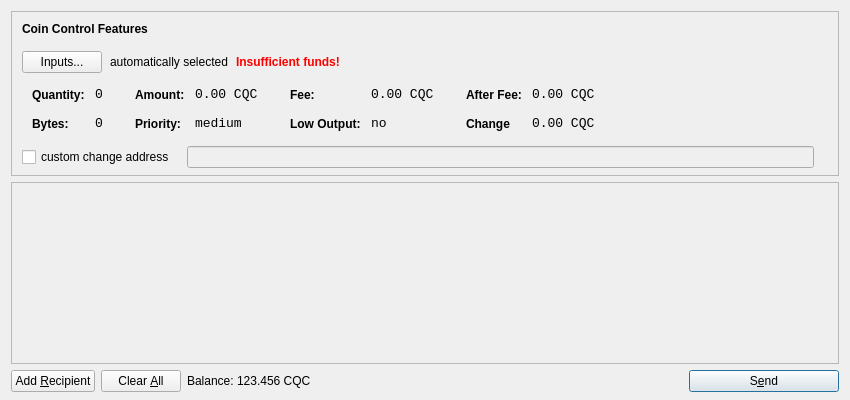
<?xml version="1.0" encoding="UTF-8"?>
<ui version="4.0">
 <class>SendCoinsDialog</class>
 <widget class="QDialog" name="SendCoinsDialog">
  <property name="geometry">
   <rect>
    <x>0</x>
    <y>0</y>
    <width>850</width>
    <height>400</height>
   </rect>
  </property>
  <property name="windowTitle">
   <string>Send Coins</string>
  </property>
  <layout class="QVBoxLayout" name="verticalLayout" stretch="0,1,0">
   <property name="bottomMargin">
    <number>8</number>
   </property>
   <item>
    <widget class="QFrame" name="frameCoinControl">
     <property name="sizePolicy">
      <sizepolicy hsizetype="Expanding" vsizetype="Expanding">
       <horstretch>0</horstretch>
       <verstretch>0</verstretch>
      </sizepolicy>
     </property>
     <property name="maximumSize">
      <size>
       <width>16777215</width>
       <height>16777215</height>
      </size>
     </property>
     <property name="frameShape">
      <enum>QFrame::StyledPanel</enum>
     </property>
     <property name="frameShadow">
      <enum>QFrame::Sunken</enum>
     </property>
     <layout class="QVBoxLayout" name="verticalLayoutCoinControl2">
      <property name="spacing">
       <number>-1</number>
      </property>
      <property name="leftMargin">
       <number>0</number>
      </property>
      <property name="topMargin">
       <number>0</number>
      </property>
      <property name="rightMargin">
       <number>0</number>
      </property>
      <property name="bottomMargin">
       <number>6</number>
      </property>
      <item>
       <layout class="QVBoxLayout" name="verticalLayoutCoinControl" stretch="0,0,0,0,1">
        <property name="spacing">
         <number>0</number>
        </property>
        <property name="leftMargin">
         <number>10</number>
        </property>
        <property name="topMargin">
         <number>10</number>
        </property>
        <item>
         <layout class="QHBoxLayout" name="horizontalLayoutCoinControl1">
          <property name="bottomMargin">
           <number>15</number>
          </property>
          <item>
           <widget class="QLabel" name="labelCoinControlFeatures">
            <property name="sizePolicy">
             <sizepolicy hsizetype="Preferred" vsizetype="Maximum">
              <horstretch>0</horstretch>
              <verstretch>0</verstretch>
             </sizepolicy>
            </property>
            <property name="font">
             <font>
              <weight>75</weight>
              <bold>true</bold>
             </font>
            </property>
            <property name="styleSheet">
             <string notr="true">font-weight:bold;</string>
            </property>
            <property name="text">
             <string>Coin Control Features</string>
            </property>
           </widget>
          </item>
         </layout>
        </item>
        <item>
         <layout class="QHBoxLayout" name="horizontalLayoutCoinControl2" stretch="0,0,0,0">
          <property name="spacing">
           <number>8</number>
          </property>
          <property name="bottomMargin">
           <number>10</number>
          </property>
          <item>
           <widget class="QPushButton" name="pushButtonCoinControl">
            <property name="styleSheet">
             <string notr="true"/>
            </property>
            <property name="text">
             <string>Inputs...</string>
            </property>
           </widget>
          </item>
          <item>
           <widget class="QLabel" name="labelCoinControlAutomaticallySelected">
            <property name="text">
             <string>automatically selected</string>
            </property>
            <property name="margin">
             <number>5</number>
            </property>
           </widget>
          </item>
          <item>
           <widget class="QLabel" name="labelCoinControlInsuffFunds">
            <property name="font">
             <font>
              <weight>75</weight>
              <bold>true</bold>
             </font>
            </property>
            <property name="styleSheet">
             <string notr="true">color:red;font-weight:bold;</string>
            </property>
            <property name="text">
             <string>Insufficient funds!</string>
            </property>
            <property name="margin">
             <number>5</number>
            </property>
           </widget>
          </item>
          <item>
           <spacer name="horizontalSpacerCoinControl">
            <property name="orientation">
             <enum>Qt::Horizontal</enum>
            </property>
            <property name="sizeHint" stdset="0">
             <size>
              <width>40</width>
              <height>1</height>
             </size>
            </property>
           </spacer>
          </item>
         </layout>
        </item>
        <item>
         <widget class="QWidget" name="widgetCoinControl" native="true">
          <property name="sizePolicy">
           <sizepolicy hsizetype="Preferred" vsizetype="Preferred">
            <horstretch>0</horstretch>
            <verstretch>0</verstretch>
           </sizepolicy>
          </property>
          <property name="minimumSize">
           <size>
            <width>0</width>
            <height>0</height>
           </size>
          </property>
          <property name="styleSheet">
           <string notr="true"/>
          </property>
          <layout class="QHBoxLayout" name="horizontalLayoutCoinControl5">
           <property name="margin">
            <number>0</number>
           </property>
           <item>
            <layout class="QHBoxLayout" name="horizontalLayoutCoinControl3" stretch="0,0,0,1">
             <property name="spacing">
              <number>20</number>
             </property>
             <property name="topMargin">
              <number>0</number>
             </property>
             <property name="bottomMargin">
              <number>10</number>
             </property>
             <item>
              <layout class="QFormLayout" name="formLayoutCoinControl1">
               <property name="horizontalSpacing">
                <number>10</number>
               </property>
               <property name="verticalSpacing">
                <number>14</number>
               </property>
               <property name="leftMargin">
                <number>10</number>
               </property>
               <property name="topMargin">
                <number>4</number>
               </property>
               <property name="rightMargin">
                <number>6</number>
               </property>
               <item row="0" column="0">
                <widget class="QLabel" name="labelCoinControlQuantityText">
                 <property name="styleSheet">
                  <string notr="true">font-weight:bold;</string>
                 </property>
                 <property name="text">
                  <string>Quantity:</string>
                 </property>
                 <property name="margin">
                  <number>0</number>
                 </property>
                </widget>
               </item>
               <item row="0" column="1">
                <widget class="QLabel" name="labelCoinControlQuantity">
                 <property name="font">
                  <font>
                   <family>Monospace</family>
                   <pointsize>10</pointsize>
                  </font>
                 </property>
                 <property name="cursor">
                  <cursorShape>IBeamCursor</cursorShape>
                 </property>
                 <property name="contextMenuPolicy">
                  <enum>Qt::ActionsContextMenu</enum>
                 </property>
                 <property name="text">
                  <string>0</string>
                 </property>
                 <property name="margin">
                  <number>0</number>
                 </property>
                 <property name="textInteractionFlags">
                  <set>Qt::LinksAccessibleByMouse|Qt::TextSelectableByKeyboard|Qt::TextSelectableByMouse</set>
                 </property>
                </widget>
               </item>
               <item row="1" column="0">
                <widget class="QLabel" name="labelCoinControlBytesText">
                 <property name="styleSheet">
                  <string notr="true">font-weight:bold;</string>
                 </property>
                 <property name="text">
                  <string>Bytes:</string>
                 </property>
                </widget>
               </item>
               <item row="1" column="1">
                <widget class="QLabel" name="labelCoinControlBytes">
                 <property name="font">
                  <font>
                   <family>Monospace</family>
                   <pointsize>10</pointsize>
                  </font>
                 </property>
                 <property name="cursor">
                  <cursorShape>IBeamCursor</cursorShape>
                 </property>
                 <property name="contextMenuPolicy">
                  <enum>Qt::ActionsContextMenu</enum>
                 </property>
                 <property name="text">
                  <string>0</string>
                 </property>
                 <property name="textInteractionFlags">
                  <set>Qt::LinksAccessibleByMouse|Qt::TextSelectableByKeyboard|Qt::TextSelectableByMouse</set>
                 </property>
                </widget>
               </item>
              </layout>
             </item>
             <item>
              <layout class="QFormLayout" name="formLayoutCoinControl2">
               <property name="horizontalSpacing">
                <number>10</number>
               </property>
               <property name="verticalSpacing">
                <number>14</number>
               </property>
               <property name="leftMargin">
                <number>6</number>
               </property>
               <property name="topMargin">
                <number>4</number>
               </property>
               <property name="rightMargin">
                <number>6</number>
               </property>
               <item row="0" column="0">
                <widget class="QLabel" name="labelCoinControlAmountText">
                 <property name="styleSheet">
                  <string notr="true">font-weight:bold;</string>
                 </property>
                 <property name="text">
                  <string>Amount:</string>
                 </property>
                 <property name="margin">
                  <number>0</number>
                 </property>
                </widget>
               </item>
               <item row="0" column="1">
                <widget class="QLabel" name="labelCoinControlAmount">
                 <property name="font">
                  <font>
                   <family>Monospace</family>
                   <pointsize>10</pointsize>
                  </font>
                 </property>
                 <property name="cursor">
                  <cursorShape>IBeamCursor</cursorShape>
                 </property>
                 <property name="contextMenuPolicy">
                  <enum>Qt::ActionsContextMenu</enum>
                 </property>
                 <property name="text">
                  <string>0.00 CQC</string>
                 </property>
                 <property name="textInteractionFlags">
                  <set>Qt::LinksAccessibleByMouse|Qt::TextSelectableByKeyboard|Qt::TextSelectableByMouse</set>
                 </property>
                </widget>
               </item>
               <item row="1" column="0">
                <widget class="QLabel" name="labelCoinControlPriorityText">
                 <property name="styleSheet">
                  <string notr="true">font-weight:bold;</string>
                 </property>
                 <property name="text">
                  <string>Priority:</string>
                 </property>
                </widget>
               </item>
               <item row="1" column="1">
                <widget class="QLabel" name="labelCoinControlPriority">
                 <property name="font">
                  <font>
                   <family>Monospace</family>
                   <pointsize>10</pointsize>
                  </font>
                 </property>
                 <property name="cursor">
                  <cursorShape>IBeamCursor</cursorShape>
                 </property>
                 <property name="contextMenuPolicy">
                  <enum>Qt::ActionsContextMenu</enum>
                 </property>
                 <property name="text">
                  <string>medium</string>
                 </property>
                 <property name="textInteractionFlags">
                  <set>Qt::LinksAccessibleByMouse|Qt::TextSelectableByKeyboard|Qt::TextSelectableByMouse</set>
                 </property>
                </widget>
               </item>
              </layout>
             </item>
             <item>
              <layout class="QFormLayout" name="formLayoutCoinControl3">
               <property name="horizontalSpacing">
                <number>10</number>
               </property>
               <property name="verticalSpacing">
                <number>14</number>
               </property>
               <property name="leftMargin">
                <number>6</number>
               </property>
               <property name="topMargin">
                <number>4</number>
               </property>
               <property name="rightMargin">
                <number>6</number>
               </property>
               <item row="0" column="0">
                <widget class="QLabel" name="labelCoinControlFeeText">
                 <property name="styleSheet">
                  <string notr="true">font-weight:bold;</string>
                 </property>
                 <property name="text">
                  <string>Fee:</string>
                 </property>
                 <property name="margin">
                  <number>0</number>
                 </property>
                </widget>
               </item>
               <item row="0" column="1">
                <widget class="QLabel" name="labelCoinControlFee">
                 <property name="font">
                  <font>
                   <family>Monospace</family>
                   <pointsize>10</pointsize>
                  </font>
                 </property>
                 <property name="cursor">
                  <cursorShape>IBeamCursor</cursorShape>
                 </property>
                 <property name="contextMenuPolicy">
                  <enum>Qt::ActionsContextMenu</enum>
                 </property>
                 <property name="text">
                  <string>0.00 CQC</string>
                 </property>
                 <property name="textInteractionFlags">
                  <set>Qt::LinksAccessibleByMouse|Qt::TextSelectableByKeyboard|Qt::TextSelectableByMouse</set>
                 </property>
                </widget>
               </item>
               <item row="1" column="0">
                <widget class="QLabel" name="labelCoinControlLowOutputText">
                 <property name="styleSheet">
                  <string notr="true">font-weight:bold;</string>
                 </property>
                 <property name="text">
                  <string>Low Output:</string>
                 </property>
                </widget>
               </item>
               <item row="1" column="1">
                <widget class="QLabel" name="labelCoinControlLowOutput">
                 <property name="font">
                  <font>
                   <family>Monospace</family>
                   <pointsize>10</pointsize>
                  </font>
                 </property>
                 <property name="cursor">
                  <cursorShape>IBeamCursor</cursorShape>
                 </property>
                 <property name="contextMenuPolicy">
                  <enum>Qt::ActionsContextMenu</enum>
                 </property>
                 <property name="text">
                  <string>no</string>
                 </property>
                 <property name="textInteractionFlags">
                  <set>Qt::LinksAccessibleByMouse|Qt::TextSelectableByKeyboard|Qt::TextSelectableByMouse</set>
                 </property>
                </widget>
               </item>
              </layout>
             </item>
             <item>
              <layout class="QFormLayout" name="formLayoutCoinControl4">
               <property name="horizontalSpacing">
                <number>10</number>
               </property>
               <property name="verticalSpacing">
                <number>14</number>
               </property>
               <property name="leftMargin">
                <number>6</number>
               </property>
               <property name="topMargin">
                <number>4</number>
               </property>
               <property name="rightMargin">
                <number>6</number>
               </property>
               <item row="0" column="0">
                <widget class="QLabel" name="labelCoinControlAfterFeeText">
                 <property name="styleSheet">
                  <string notr="true">font-weight:bold;</string>
                 </property>
                 <property name="text">
                  <string>After Fee:</string>
                 </property>
                 <property name="margin">
                  <number>0</number>
                 </property>
                </widget>
               </item>
               <item row="0" column="1">
                <widget class="QLabel" name="labelCoinControlAfterFee">
                 <property name="font">
                  <font>
                   <family>Monospace</family>
                   <pointsize>10</pointsize>
                  </font>
                 </property>
                 <property name="cursor">
                  <cursorShape>IBeamCursor</cursorShape>
                 </property>
                 <property name="contextMenuPolicy">
                  <enum>Qt::ActionsContextMenu</enum>
                 </property>
                 <property name="text">
                  <string>0.00 CQC</string>
                 </property>
                 <property name="textInteractionFlags">
                  <set>Qt::LinksAccessibleByMouse|Qt::TextSelectableByKeyboard|Qt::TextSelectableByMouse</set>
                 </property>
                </widget>
               </item>
               <item row="1" column="0">
                <widget class="QLabel" name="labelCoinControlChangeText">
                 <property name="styleSheet">
                  <string notr="true">font-weight:bold;</string>
                 </property>
                 <property name="text">
                  <string>Change</string>
                 </property>
                </widget>
               </item>
               <item row="1" column="1">
                <widget class="QLabel" name="labelCoinControlChange">
                 <property name="font">
                  <font>
                   <family>Monospace</family>
                   <pointsize>10</pointsize>
                  </font>
                 </property>
                 <property name="cursor">
                  <cursorShape>IBeamCursor</cursorShape>
                 </property>
                 <property name="contextMenuPolicy">
                  <enum>Qt::ActionsContextMenu</enum>
                 </property>
                 <property name="text">
                  <string>0.00 CQC</string>
                 </property>
                 <property name="textInteractionFlags">
                  <set>Qt::LinksAccessibleByMouse|Qt::TextSelectableByKeyboard|Qt::TextSelectableByMouse</set>
                 </property>
                </widget>
               </item>
              </layout>
             </item>
            </layout>
           </item>
          </layout>
         </widget>
        </item>
        <item>
         <layout class="QHBoxLayout" name="horizontalLayoutCoinControl4" stretch="0,0,0">
          <property name="spacing">
           <number>12</number>
          </property>
          <property name="sizeConstraint">
           <enum>QLayout::SetDefaultConstraint</enum>
          </property>
          <property name="topMargin">
           <number>5</number>
          </property>
          <property name="rightMargin">
           <number>5</number>
          </property>
          <item>
           <widget class="QCheckBox" name="checkBoxCoinControlChange">
            <property name="text">
             <string>custom change address</string>
            </property>
           </widget>
          </item>
          <item>
           <widget class="QLineEdit" name="lineEditCoinControlChange">
            <property name="enabled">
             <bool>false</bool>
            </property>
            <property name="sizePolicy">
             <sizepolicy hsizetype="Expanding" vsizetype="Fixed">
              <horstretch>0</horstretch>
              <verstretch>0</verstretch>
             </sizepolicy>
            </property>
           </widget>
          </item>
          <item>
           <widget class="QLabel" name="labelCoinControlChangeLabel">
            <property name="sizePolicy">
             <sizepolicy hsizetype="Preferred" vsizetype="Expanding">
              <horstretch>0</horstretch>
              <verstretch>0</verstretch>
             </sizepolicy>
            </property>
            <property name="minimumSize">
             <size>
              <width>0</width>
              <height>0</height>
             </size>
            </property>
            <property name="text">
             <string/>
            </property>
            <property name="margin">
             <number>3</number>
            </property>
           </widget>
          </item>
         </layout>
        </item>
        <item>
         <spacer name="verticalSpacerCoinControl">
          <property name="orientation">
           <enum>Qt::Vertical</enum>
          </property>
          <property name="sizeHint" stdset="0">
           <size>
            <width>800</width>
            <height>1</height>
           </size>
          </property>
         </spacer>
        </item>
       </layout>
      </item>
     </layout>
    </widget>
   </item>
   <item>
    <widget class="QScrollArea" name="scrollArea">
     <property name="widgetResizable">
      <bool>true</bool>
     </property>
     <widget class="QWidget" name="scrollAreaWidgetContents">
      <property name="geometry">
       <rect>
        <x>0</x>
        <y>0</y>
        <width>830</width>
        <height>165</height>
       </rect>
      </property>
      <layout class="QVBoxLayout" name="verticalLayout_2">
       <property name="margin">
        <number>0</number>
       </property>
       <item>
        <layout class="QVBoxLayout" name="entries">
         <property name="spacing">
          <number>6</number>
         </property>
        </layout>
       </item>
       <item>
        <spacer name="verticalSpacer">
         <property name="orientation">
          <enum>Qt::Vertical</enum>
         </property>
         <property name="sizeHint" stdset="0">
          <size>
           <width>20</width>
           <height>40</height>
          </size>
         </property>
        </spacer>
       </item>
      </layout>
     </widget>
    </widget>
   </item>
   <item>
    <layout class="QHBoxLayout" name="horizontalLayout">
     <item>
      <widget class="QPushButton" name="addButton">
       <property name="toolTip">
        <string>Send to multiple recipients at once</string>
       </property>
       <property name="text">
        <string>Add &amp;Recipient</string>
       </property>
       <property name="icon">
        <iconset resource="../bitcoin.qrc">
         <normaloff>:/icons/add</normaloff>:/icons/add</iconset>
       </property>
       <property name="autoDefault">
        <bool>false</bool>
       </property>
      </widget>
     </item>
     <item>
      <widget class="QPushButton" name="clearButton">
       <property name="sizePolicy">
        <sizepolicy hsizetype="Minimum" vsizetype="Fixed">
         <horstretch>0</horstretch>
         <verstretch>0</verstretch>
        </sizepolicy>
       </property>
       <property name="toolTip">
        <string>Remove all transaction fields</string>
       </property>
       <property name="text">
        <string>Clear &amp;All</string>
       </property>
       <property name="icon">
        <iconset resource="../bitcoin.qrc">
         <normaloff>:/icons/remove</normaloff>:/icons/remove</iconset>
       </property>
       <property name="autoRepeatDelay">
        <number>300</number>
       </property>
       <property name="autoDefault">
        <bool>false</bool>
       </property>
      </widget>
     </item>
     <item>
      <layout class="QHBoxLayout" name="horizontalLayout_2">
       <property name="spacing">
        <number>3</number>
       </property>
       <item>
        <widget class="QLabel" name="label">
         <property name="sizePolicy">
          <sizepolicy hsizetype="Preferred" vsizetype="Fixed">
           <horstretch>0</horstretch>
           <verstretch>0</verstretch>
          </sizepolicy>
         </property>
         <property name="text">
          <string>Balance:</string>
         </property>
        </widget>
       </item>
       <item>
        <widget class="QLabel" name="labelBalance">
         <property name="sizePolicy">
          <sizepolicy hsizetype="Preferred" vsizetype="Fixed">
           <horstretch>0</horstretch>
           <verstretch>0</verstretch>
          </sizepolicy>
         </property>
         <property name="cursor">
          <cursorShape>IBeamCursor</cursorShape>
         </property>
         <property name="text">
          <string>123.456 CQC</string>
         </property>
         <property name="textInteractionFlags">
          <set>Qt::LinksAccessibleByMouse|Qt::TextSelectableByKeyboard|Qt::TextSelectableByMouse</set>
         </property>
        </widget>
       </item>
      </layout>
     </item>
     <item>
      <spacer name="horizontalSpacer">
       <property name="orientation">
        <enum>Qt::Horizontal</enum>
       </property>
       <property name="sizeHint" stdset="0">
        <size>
         <width>40</width>
         <height>20</height>
        </size>
       </property>
      </spacer>
     </item>
     <item>
      <widget class="QPushButton" name="sendButton">
       <property name="minimumSize">
        <size>
         <width>150</width>
         <height>0</height>
        </size>
       </property>
       <property name="toolTip">
        <string>Confirm the send action</string>
       </property>
       <property name="text">
        <string>S&amp;end</string>
       </property>
       <property name="icon">
        <iconset resource="../bitcoin.qrc">
         <normaloff>:/icons/send</normaloff>:/icons/send</iconset>
       </property>
       <property name="default">
        <bool>true</bool>
       </property>
      </widget>
     </item>
    </layout>
   </item>
  </layout>
 </widget>
 <resources>
  <include location="../bitcoin.qrc"/>
 </resources>
 <connections/>
</ui>
